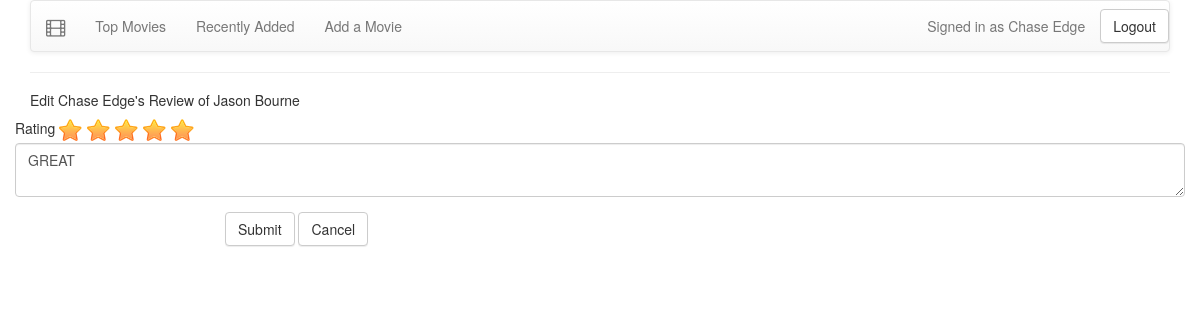
The app's page /catalog/reviews/1/edit (signed in) with its own data.
### db_setup.py (models this page shows, shortened)
class User(Base):
    __tablename__ = 'user'
    id = Column(Integer, primary_key=True)
    name = Column(String(250), nullable=False)
    email = Column(String(250), nullable=False)
    picture = Column(String(300))
    pw_hash = Column(Text)

class Movie(Base):
    __tablename__ = 'movie'
    id = Column(Integer, primary_key=True)
    title = Column(String(250), nullable=False)
    tmdb_id = Column(Integer)
    description = Column(Text)
    year = Column(Integer)
    added_on = Column(DateTime, default=datetime.datetime.utcnow())
    rating = Column(Numeric(2, 1))
    poster = Column(String(500))
    backdrop = Column(String(500))
    trailer = Column(String(500))
    actor_list = Column(String(500))
    genre_id = Column(Integer, ForeignKey('genre.id'))
    genre = relationship(Genre)
    user_id = Column(Integer, ForeignKey('user.id'))
    user = relationship(User)

class Review(Base):
    __tablename__ = 'review'
    id = Column(Integer, primary_key=True)
    created_on = Column(DateTime, default=datetime.datetime.utcnow())
    rating = Column(Integer, nullable=False)
    review = Column(Text)
    user_id = Column(Integer, ForeignKey('user.id'), nullable=False)
    user = relationship(User)
    movie_id = Column(Integer, ForeignKey('movie.id'), nullable=False)
    movie = relationship(Movie)

### main.py (the view)
@app.route('/catalog/reviews/<int:review_id>/edit', methods=['POST', 'GET'])
def editReview(review_id):
    review = session.query(Review).filter_by(id=review_id).one()
    user = getUser(review.user_id)
    if login_session['user_id'] != review.user_id:
        flash('Only %s can edit this review' % user.name)
        return redirect(url_for('showMovie', movie_id=review.movie_id))
    movie = session.query(Movie).filter_by(id=review.movie_id).one()
    if request.method == "POST":
        review.rating = request.form['score']
        review.review = request.form['review']
        session.add(review)
        session.commit()
        movie = updateRating(review.movie_id)
        session.add(movie)
        session.commit()
        return redirect(url_for('showMovie', movie_id=movie.id))
    else:
        return render_template('editReview.html', review=review, movie=movie)

### main.py (called while the page is built)
def getUser(user_id):
    return session.query(User).filter_by(id=user_id).one()

### templates/editReview.html (shortened to what this page needs)
{% extends 'base.html' %}
{% block content %}
{% include "header.html" %}
<hr>
<h5>Edit {{session['username']}}'s Review of {{movie.title}}</h5>
<form class="form-horizontal" method="POST">
  <div class="row">
      <div>Rating  <span id="stars"></span></div>
  </div>
  <div class="form-group">
      <textarea class="form-control" name="review">{{review.review}}</textarea>
  </div>
  <div class="form-group">
    <div class="col-sm-offset-2 col-sm-10">
      <button type="submit" class="btn btn-default">Submit</button>
      <button type="button" class="btn btn-default">Cancel</button>
    </div>
  </div>
</form>
{% endblock %}

### templates/header.html (shortened to what this page needs)
<nav class="navbar navbar-default">
  <div class="container-fluid">
    <div class="navbar-header">
      <a class="navbar-brand" href="/">
        <i class="fa fa-film fa-2" aria-hidden="true"></i>
      </a>
			<ul class="nav navbar-nav">
				<li><a href="{{url_for('showTop')}}">Top Movies</a></li>
				<li><a href="{{url_for('showRecent')}}">Recently Added</a></li>
				<li><a href="{{url_for('search')}}">Add a Movie</a></li>
			</ul>
    </div>
		<div class="navbar-right">
			{% if 'username' not in session %}
        <a href="{{url_for('signup')}}"><button type="button" class="btn btn-default navbar-btn">Signup</button></a>
        <a href="{{url_for('showLogin')}}"><button type="button" class="btn btn-default navbar-btn">Login</button></a>
      {% else %}
        <p class="navbar-text">Signed in as <a href="#" class="navbar-link">{{session['username']}}</a></p>
        <a href="{{url_for('logout')}}"><button type="button" class="btn btn-default navbar-btn">Logout</button></a>
			{% endif %}
		</div>
  </div>
</nav>

### static/css/style.css (style rules this page uses)
p.navbar-text { width: 200px; text-align: right; }

### records on screen
User: username "Chase Edge"
Movie: title "Jason Bourne"
Review: review "GREAT"
